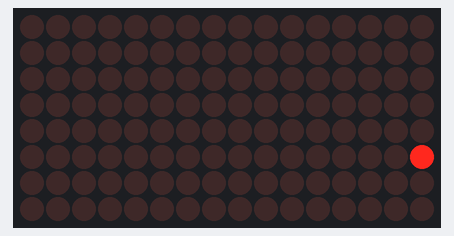
The sketch below on a simulated ESP32. On the bench: 16×8 LED matrix. Wiring (inferred from the names in the program): 2 × MAX7219 LED driver (orientation assumed): data GPIO 23; clock GPIO 18; CS GPIO 5.

Above: at 0.06 s.
At 0.68 s:
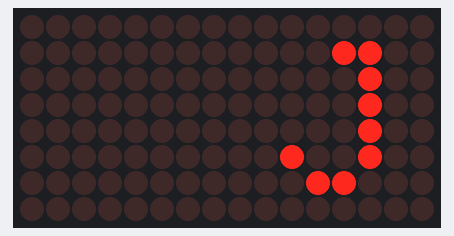
At 1.3 s:
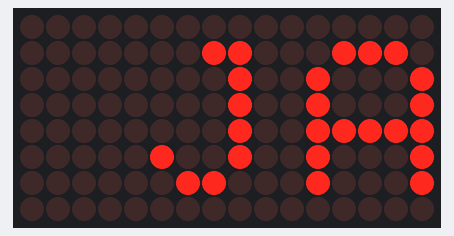
At 2.65 s:
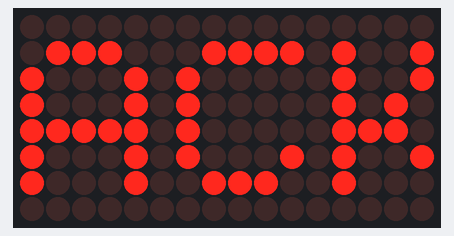
At 4.01 s:
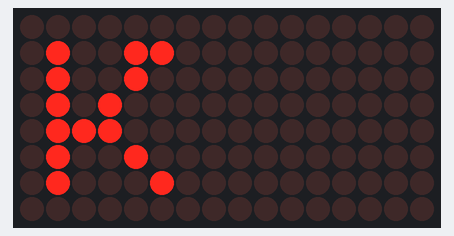
At 5.36 s:
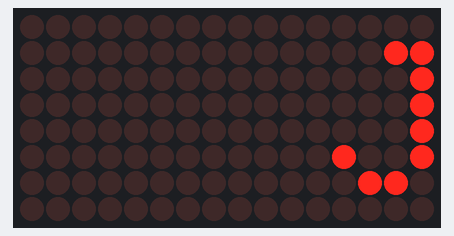

The sketch:

esp32_8x8_matrix_text.ino.ino
```cpp
// ======================================
// ESP32 + 2x MAX7219 MATRIX DISPLAY
// BEIDE SCHERMEN 180 GRADEN GEDRAAID
// ======================================

// ====== HIER AANPASSEN ======

String TEXT = "JACK";

// lager = sneller
// hoger = langzamer
int SPEED = 120;

// ======================================

#define DIN 23
#define CLK 18
#define CS  5

uint8_t buffer[16];

// ================= FONT =================

const uint8_t fontLetters[26][5] = {

  {0b0111110,0b0001001,0b0001001,0b0001001,0b0111110}, // A
  {0b0111111,0b0100101,0b0100101,0b0100101,0b0011010}, // B
  {0b0011110,0b0100001,0b0100001,0b0100001,0b0010001}, // C
  {0b0111111,0b0100001,0b0100001,0b0011110,0b0000000}, // D
  {0b0111111,0b0100101,0b0100101,0b0100101,0b0100001}, // E
  {0b0111111,0b0000101,0b0000101,0b0000001,0b0000001}, // F
  {0b0011110,0b0100001,0b0100101,0b0110101,0b0011101}, // G
  {0b0111111,0b0000100,0b0000100,0b0000100,0b0111111}, // H
  {0b0001000,0b0001000,0b0111111,0b0001000,0b0001000}, // I
  {0b0010000,0b0100000,0b0100001,0b0011111,0b0000000}, // J
  {0b0111111,0b0001000,0b0001100,0b0010011,0b0100001}, // K
  {0b0111111,0b0100000,0b0100000,0b0100000,0b0000000}, // L
  {0b0111111,0b0000010,0b0001100,0b0000010,0b0111111}, // M
  {0b0111111,0b0000110,0b0001000,0b0010000,0b0111111}, // N
  {0b0011110,0b0100001,0b0100001,0b0100001,0b0011110}, // O
  {0b0111111,0b0000101,0b0000101,0b0000010,0b0000000}, // P
  {0b0011110,0b0100001,0b0110001,0b0011001,0b0111110}, // Q
  {0b0111111,0b0000101,0b0001101,0b0010010,0b0100000}, // R
  {0b0100010,0b0100101,0b0100101,0b0011001,0b0000000}, // S
  {0b0000001,0b0000001,0b0111111,0b0000001,0b0000001}, // T
  {0b0111111,0b0100000,0b0100000,0b0100000,0b0111111}, // U
  {0b0000111,0b0011000,0b0100000,0b0011000,0b0000111}, // V
  {0b0111111,0b0010000,0b0001100,0b0010000,0b0111111}, // W
  {0b0110011,0b0001100,0b0001100,0b0110011,0b0000000}, // X
  {0b0000011,0b0000100,0b0111000,0b0000100,0b0000011}, // Y
  {0b0110001,0b0101001,0b0100101,0b0100011,0b0000000}  // Z
};

// ================= MAX7219 =================

void sendChain(uint8_t reg2, uint8_t data2,
               uint8_t reg1, uint8_t data1)
{
  digitalWrite(CS, LOW);

  shiftOut(DIN, CLK, MSBFIRST, reg2);
  shiftOut(DIN, CLK, MSBFIRST, data2);

  shiftOut(DIN, CLK, MSBFIRST, reg1);
  shiftOut(DIN, CLK, MSBFIRST, data1);

  digitalWrite(CS, HIGH);
}

void sendAll(uint8_t reg, uint8_t data)
{
  sendChain(reg, data, reg, data);
}

void initMax()
{
  sendAll(0x09, 0x00);
  sendAll(0x0A, 0x08);
  sendAll(0x0B, 0x07);
  sendAll(0x0C, 0x01);
  sendAll(0x0F, 0x00);
}

// ================= DISPLAY =================

void refreshDisplay()
{
  for (int row = 0; row < 8; row++) {

    uint8_t leftData  = 0;
    uint8_t rightData = 0;

    // LINKER DISPLAY 180°
    for (int bit = 0; bit < 8; bit++) {
      if (buffer[row + 8] & (1 << bit)) {
        leftData |= (1 << (7 - bit));
      }
    }

    // RECHTER DISPLAY 180°
    for (int bit = 0; bit < 8; bit++) {
      if (buffer[row] & (1 << bit)) {
        rightData |= (1 << (7 - bit));
      }
    }

    sendChain(
      8 - row, leftData,
      8 - row, rightData
    );
  }
}

void shiftDisplay(uint8_t newCol)
{
  for (int i = 15; i > 0; i--) {
    buffer[i] = buffer[i - 1];
  }

  buffer[0] = newCol;

  refreshDisplay();
}

// ================= HELPERS =================

uint8_t flipVertical(uint8_t b)
{
  uint8_t r = 0;

  for (int i = 0; i < 7; i++) {

    if (b & (1 << i)) {
      r |= (1 << (6 - i));
    }
  }

  return r;
}

void getGlyph(char c, uint8_t out[5])
{
  if (c >= 'A' && c <= 'Z') {

    for (int i = 0; i < 5; i++) {
      out[i] = fontLetters[c - 'A'][i];
    }

    return;
  }

  if (c >= 'a' && c <= 'z') {

    for (int i = 0; i < 5; i++) {
      out[i] = fontLetters[c - 'a'][i];
    }

    return;
  }

  for (int i = 0; i < 5; i++) {
    out[i] = 0x00;
  }
}

// ================= SCROLL =================

void scrollText(String text)
{
  for (int t = 0; t < text.length(); t++) {

    uint8_t glyph[5];

    getGlyph(text[t], glyph);

    for (int col = 0; col < 5; col++) {

      uint8_t colBits = flipVertical(glyph[col]);

      shiftDisplay(colBits);

      delay(SPEED);
    }

    shiftDisplay(0x00);

    delay(SPEED);
  }
}

void clearScrollOut()
{
  for (int i = 0; i < 16; i++) {

    shiftDisplay(0x00);

    delay(SPEED);
  }
}

// ================= SETUP =================

void setup()
{
  pinMode(DIN, OUTPUT);
  pinMode(CLK, OUTPUT);
  pinMode(CS, OUTPUT);

  digitalWrite(CS, HIGH);

  initMax();

  for (int i = 0; i < 16; i++) {
    buffer[i] = 0;
  }

  refreshDisplay();
}

// ================= LOOP =================

void loop()
{
  scrollText(TEXT);
  clearScrollOut();
}
```

Measured:
- by itself, everything shown: repeats every 4.9 s, in 39 steps
